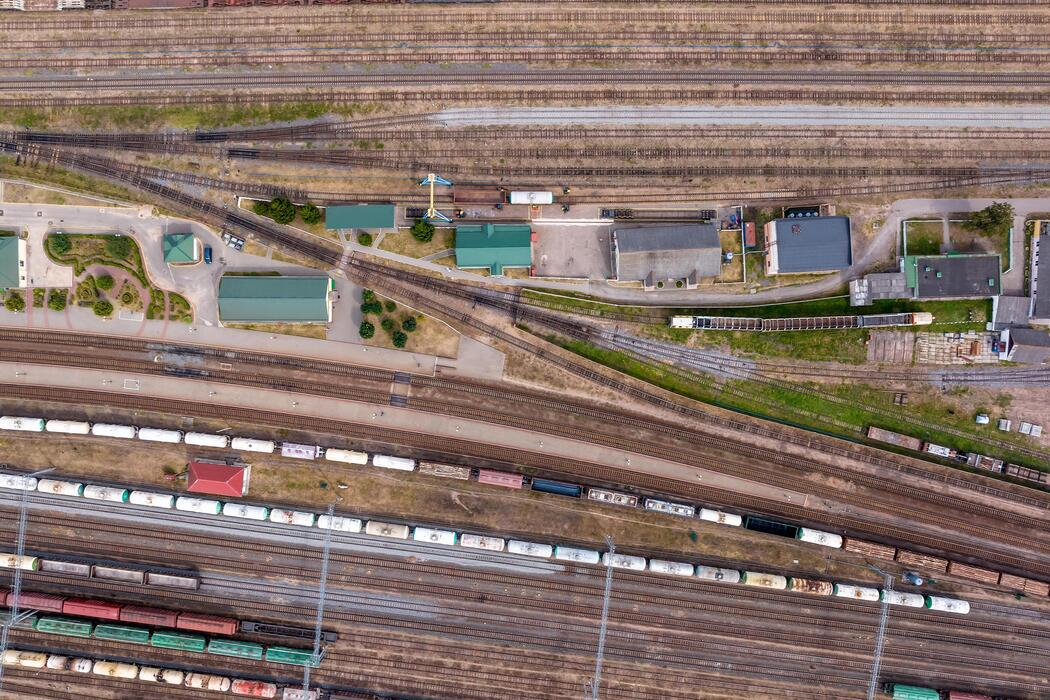
#> input picture shape2svg/examples/ref1.jpg, 1050 x 700 px
$ python -i preprocessing.py   (imports and definitions only)
#> lines starting #> are read from the running program, lines starting #| are printed output that depends on the picture; after the words box and inside, x2 and y2 are one past the last pixel; in counts of white or black regions, pixels touching at a corner belong together
"""
Stage 1-3 of the pipeline: grayscale, denoise/blur, threshold -> binary mask.

Each function takes a numpy array and plain scalars, and returns a numpy
array. This keeps every step independently unit-testable and means the
same code path runs identically whether the input is a railway yard photo,
a floor plan scan, or a CAD export.
"""
from __future__ import annotations

import cv2
import numpy as np


# [28 lines left out: functions to_grayscale, _odd, denoise, gaussian_blur, not called in this run]


def remove_background(gray: np.ndarray) -> np.ndarray:
    """
    Suppress a roughly uniform background via flood fill from the four
    border midpoints. This is a lightweight, model-free background removal
    step (bonus feature): it does not assume any particular subject, only
    that the corners/edges of the frame are background, which holds for
    aerial/top-down shots of a bounded site, plan scans on a table, etc.

    Returns a mask (255 = likely foreground) that callers can combine with
    later stages; it is intentionally conservative and used only as a soft
    prior, not a hard cutout.
    """
    h, w = gray.shape[:2]
    blurred = cv2.GaussianBlur(gray, (5, 5), 0)
    flood_mask = np.zeros((h + 2, w + 2), np.uint8)
    work = blurred.copy()

    seeds = [(0, 0), (w - 1, 0), (0, h - 1), (w - 1, h - 1),
             (w // 2, 0), (0, h // 2), (w - 1, h // 2), (w // 2, h - 1)]
    diff = (12, 12)
    for seed in seeds:
        flood_mask[:] = 0
        try:
            cv2.floodFill(work, flood_mask, seed, 255, diff, diff,
                           flags=cv2.FLOODFILL_FIXED_RANGE | 8)
        except cv2.error:
            continue

    background = flood_mask[1:-1, 1:-1]
    foreground = cv2.bitwise_not(cv2.multiply(background, 255))
    return foreground


# [71 lines left out: functions adaptive_threshold, sauvola_threshold, otsu_threshold, binary_threshold, morphological_closing, morphological_open, not called in this run]

>>> import cv2
>>> picture = cv2.imread('../../../../shape2svg/examples/ref1.jpg', cv2.IMREAD_GRAYSCALE)
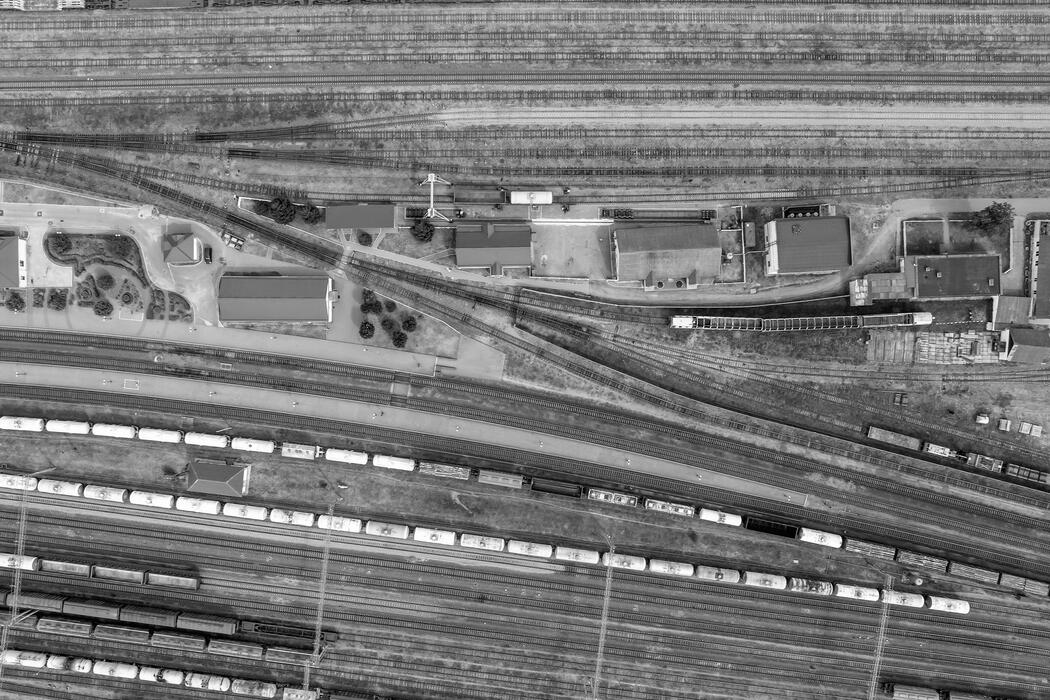
#> picture: shape (700, 1050); min 0, max 255, mean 119.9
>>> result = remove_background(picture)
#> after the loop in remove_background, `for seed in seeds:`:
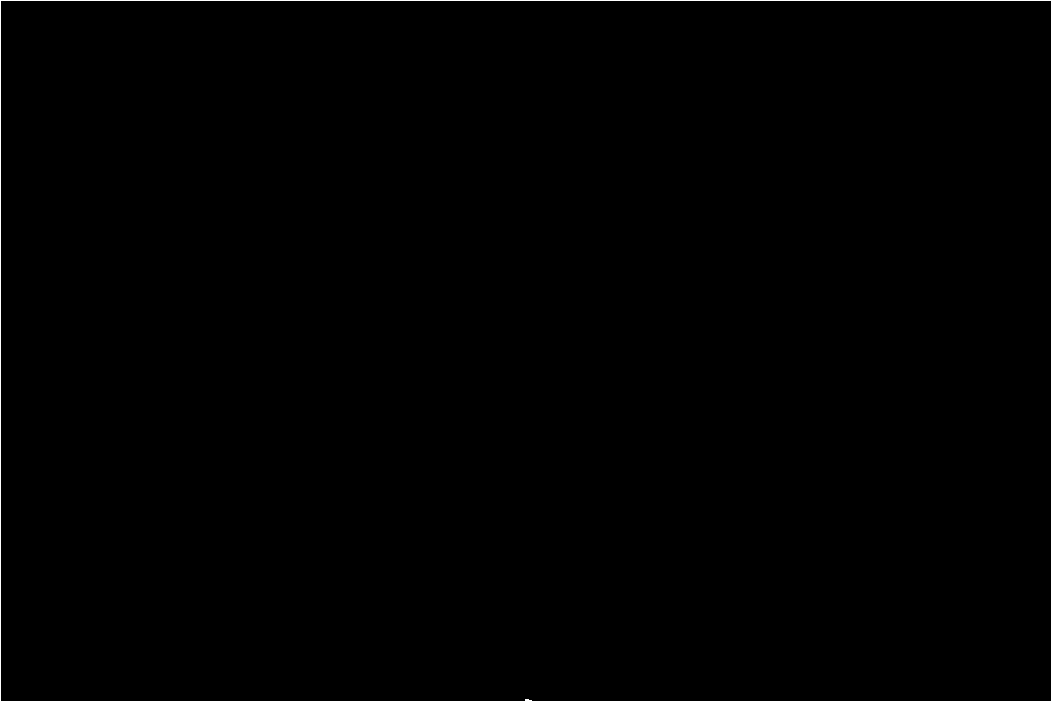
#> flood_mask: shape (702, 1052); values 0 (black) and 1 (white), 0.48% white in thin lines or dots
#> after the loop in remove_background, `for seed in seeds:`:
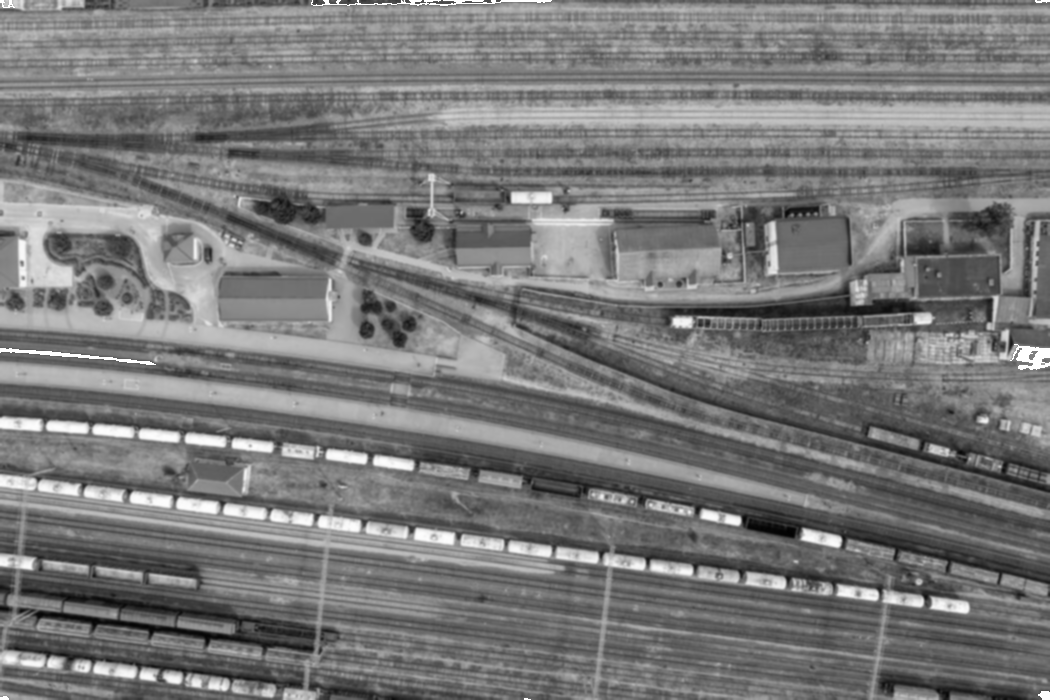
#> work: shape (700, 1050); min 2, max 255, mean 120.3
#> in remove_background, `background = flood_mask[1:-1, 1:-1]`:
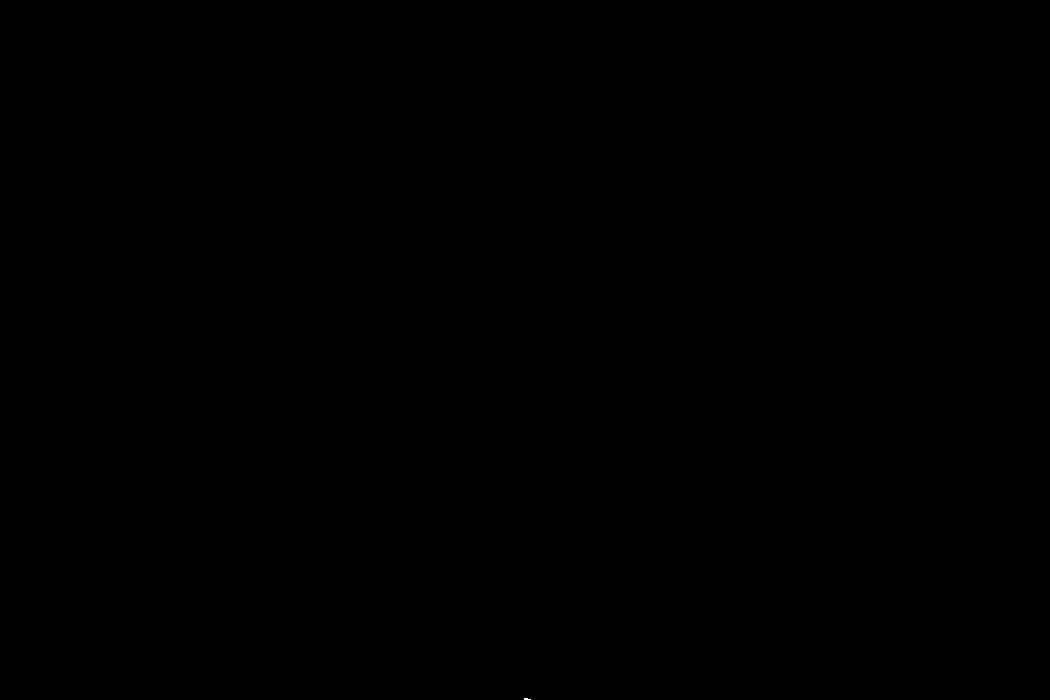
#> background: shape (700, 1050); values 0 (black) and 1 (white), 0% white; 1 white region (1 under 20 px)
#> in remove_background, `foreground = cv2.bitwise_not(cv2.multiply(background, 255))`: foreground: shape (700, 1050); 100% white; 1 black region (1 under 20 px)
